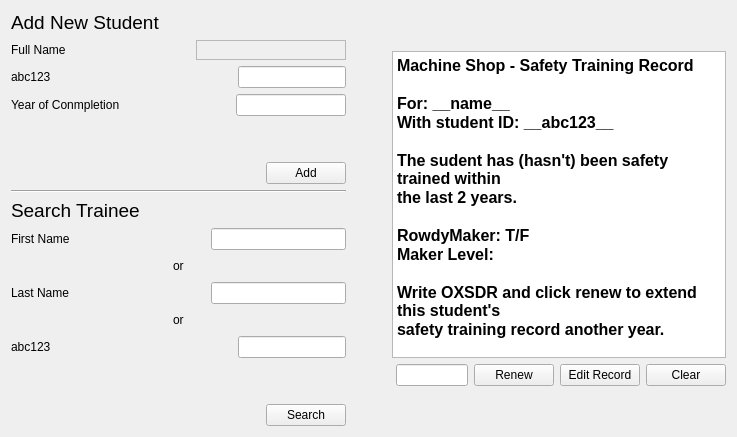
     <widget class="QWidget" name="page_3">
      <property name="styleSheet">
       <string notr="true"/>
      </property>
      <layout class="QVBoxLayout" name="verticalLayout_6">
       <item>
        <layout class="QHBoxLayout" name="horizontalLayout_62" stretch="1,0,1">
         <item>
          <layout class="QVBoxLayout" name="verticalLayout_51">
           <item>
            <layout class="QVBoxLayout" name="verticalLayout_49">
             <item>
              <layout class="QHBoxLayout" name="horizontalLayout_50">
               <item>
                <widget class="QLabel" name="MS_ST_add_student_label">
                 <property name="font">
                  <font>
                   <pointsize>14</pointsize>
                  </font>
                 </property>
                 <property name="text">
                  <string>Add New Student</string>
                 </property>
                </widget>
               </item>
               <item>
                <spacer name="horizontalSpacer_45">
                 <property name="orientation">
                  <enum>Qt::Horizontal</enum>
                 </property>
                 <property name="sizeHint" stdset="0">
                  <size>
                   <width>40</width>
                   <height>20</height>
                  </size>
                 </property>
                </spacer>
               </item>
              </layout>
             </item>
             <item>
              <layout class="QHBoxLayout" name="horizontalLayout_51" stretch="0,0,0">
               <item>
                <widget class="QLabel" name="MS_ST_add_student_full_name">
                 <property name="text">
                  <string>Full Name</string>
                 </property>
                </widget>
               </item>
               <item>
                <spacer name="horizontalSpacer_42">
                 <property name="orientation">
                  <enum>Qt::Horizontal</enum>
                 </property>
                 <property name="sizeHint" stdset="0">
                  <size>
                   <width>40</width>
                   <height>20</height>
                  </size>
                 </property>
                </spacer>
               </item>
               <item>
                <widget class="QFrame" name="frame_3">
                 <property name="minimumSize">
                  <size>
                   <width>150</width>
                   <height>0</height>
                  </size>
                 </property>
                 <property name="frameShape">
                  <enum>QFrame::StyledPanel</enum>
                 </property>
                 <property name="frameShadow">
                  <enum>QFrame::Raised</enum>
                 </property>
                 <layout class="QHBoxLayout" name="ms_st_full_name_entry_layout">
                  <property name="spacing">
                   <number>0</number>
                  </property>
                  <property name="leftMargin">
                   <number>0</number>
                  </property>
                  <property name="topMargin">
                   <number>0</number>
                  </property>
                  <property name="rightMargin">
                   <number>0</number>
                  </property>
                  <property name="bottomMargin">
                   <number>0</number>
                  </property>
                 </layout>
                </widget>
               </item>
              </layout>
             </item>
             <item>
              <layout class="QHBoxLayout" name="horizontalLayout_52" stretch="0,1,0">
               <item>
                <widget class="QLabel" name="MS_ST_add_student_abc">
                 <property name="text">
                  <string>abc123</string>
                 </property>
                </widget>
               </item>
               <item>
                <spacer name="horizontalSpacer_41">
                 <property name="orientation">
                  <enum>Qt::Horizontal</enum>
                 </property>
                 <property name="sizeHint" stdset="0">
                  <size>
                   <width>40</width>
                   <height>20</height>
                  </size>
                 </property>
                </spacer>
               </item>
               <item>
                <widget class="QLineEdit" name="MS_ST_add_student_abc_entry">
                 <property name="maxLength">
                  <number>6</number>
                 </property>
                </widget>
               </item>
              </layout>
             </item>
             <item>
              <layout class="QHBoxLayout" name="horizontalLayout_53">
               <item>
                <widget class="QLabel" name="MS_ST_add_student_yoc">
                 <property name="text">
                  <string>Year of Conmpletion</string>
                 </property>
                </widget>
               </item>
               <item>
                <spacer name="horizontalSpacer_43">
                 <property name="orientation">
                  <enum>Qt::Horizontal</enum>
                 </property>
                 <property name="sizeHint" stdset="0">
                  <size>
                   <width>40</width>
                   <height>20</height>
                  </size>
                 </property>
                </spacer>
               </item>
               <item>
                <widget class="QLineEdit" name="MS_ST_add_student_yoc_entry">
                 <property name="maxLength">
                  <number>4</number>
                 </property>
                </widget>
               </item>
              </layout>
             </item>
             <item>
              <spacer name="verticalSpacer_23">
               <property name="orientation">
                <enum>Qt::Vertical</enum>
               </property>
               <property name="sizeHint" stdset="0">
                <size>
                 <width>20</width>
                 <height>40</height>
                </size>
               </property>
              </spacer>
             </item>
             <item>
              <layout class="QHBoxLayout" name="horizontalLayout_54">
               <item>
                <spacer name="horizontalSpacer_44">
                 <property name="orientation">
                  <enum>Qt::Horizontal</enum>
                 </property>
                 <property name="sizeHint" stdset="0">
                  <size>
                   <width>40</width>
                   <height>20</height>
                  </size>
                 </property>
                </spacer>
               </item>
               <item>
                <widget class="QPushButton" name="MS_ST_add_student_button">
                 <property name="text">
                  <string>Add</string>
                 </property>
                </widget>
               </item>
              </layout>
             </item>
            </layout>
           </item>
           <item>
            <widget class="Line" name="line_3">
             <property name="orientation">
              <enum>Qt::Horizontal</enum>
             </property>
            </widget>
           </item>
           <item>
            <layout class="QVBoxLayout" name="verticalLayout_50">
             <item>
              <layout class="QHBoxLayout" name="horizontalLayout_55">
               <item>
                <widget class="QLabel" name="MS_ST_search_trainee_label">
                 <property name="font">
                  <font>
                   <pointsize>14</pointsize>
                  </font>
                 </property>
                 <property name="text">
                  <string>Search Trainee</string>
                 </property>
                </widget>
               </item>
               <item>
                <spacer name="horizontalSpacer_46">
                 <property name="orientation">
                  <enum>Qt::Horizontal</enum>
                 </property>
                 <property name="sizeHint" stdset="0">
                  <size>
                   <width>40</width>
                   <height>20</height>
                  </size>
                 </property>
                </spacer>
               </item>
              </layout>
             </item>
             <item>
              <layout class="QHBoxLayout" name="horizontalLayout_56">
               <item>
                <widget class="QLabel" name="MS_ST_search_trainee_fname">
                 <property name="text">
                  <string>First Name</string>
                 </property>
                </widget>
               </item>
               <item>
                <spacer name="horizontalSpacer_52">
                 <property name="orientation">
                  <enum>Qt::Horizontal</enum>
                 </property>
                 <property name="sizeHint" stdset="0">
                  <size>
                   <width>40</width>
                   <height>20</height>
                  </size>
                 </property>
                </spacer>
               </item>
               <item>
                <widget class="QLineEdit" name="MS_ST_search_trainee_fname_entry">
                 <property name="maxLength">
                  <number>100</number>
                 </property>
                </widget>
               </item>
              </layout>
             </item>
             <item>
              <layout class="QHBoxLayout" name="horizontalLayout_57">
               <item>
                <spacer name="horizontalSpacer_47">
                 <property name="orientation">
                  <enum>Qt::Horizontal</enum>
                 </property>
                 <property name="sizeHint" stdset="0">
                  <size>
                   <width>40</width>
                   <height>20</height>
                  </size>
                 </property>
                </spacer>
               </item>
               <item>
                <widget class="QLabel" name="MS_ST_search_trainee_or1">
                 <property name="text">
                  <string>or</string>
                 </property>
                </widget>
               </item>
               <item>
                <spacer name="horizontalSpacer_48">
                 <property name="orientation">
                  <enum>Qt::Horizontal</enum>
                 </property>
                 <property name="sizeHint" stdset="0">
                  <size>
                   <width>40</width>
                   <height>20</height>
                  </size>
                 </property>
                </spacer>
               </item>
              </layout>
             </item>
             <item>
              <layout class="QHBoxLayout" name="horizontalLayout_58">
               <item>
                <widget class="QLabel" name="MS_ST_search_trainee_lname">
                 <property name="text">
                  <string>Last Name</string>
                 </property>
                </widget>
               </item>
               <item>
                <spacer name="horizontalSpacer_53">
                 <property name="orientation">
                  <enum>Qt::Horizontal</enum>
                 </property>
                 <property name="sizeHint" stdset="0">
                  <size>
                   <width>40</width>
                   <height>20</height>
                  </size>
                 </property>
                </spacer>
               </item>
               <item>
                <widget class="QLineEdit" name="MS_ST_search_trainee_lname_entry">
                 <property name="maxLength">
                  <number>100</number>
                 </property>
                </widget>
               </item>
              </layout>
             </item>
             <item>
              <layout class="QHBoxLayout" name="horizontalLayout_59">
               <item>
                <spacer name="horizontalSpacer_49">
                 <property name="orientation">
                  <enum>Qt::Horizontal</enum>
                 </property>
                 <property name="sizeHint" stdset="0">
                  <size>
                   <width>40</width>
                   <height>20</height>
                  </size>
                 </property>
                </spacer>
               </item>
               <item>
                <widget class="QLabel" name="MS_ST_search_trainee_or2">
                 <property name="text">
                  <string>or</string>
                 </property>
                </widget>
               </item>
               <item>
                <spacer name="horizontalSpacer_50">
                 <property name="orientation">
                  <enum>Qt::Horizontal</enum>
                 </property>
                 <property name="sizeHint" stdset="0">
                  <size>
                   <width>40</width>
                   <height>20</height>
                  </size>
                 </property>
                </spacer>
               </item>
              </layout>
             </item>
             <item>
              <layout class="QHBoxLayout" name="horizontalLayout_60" stretch="0,1,0">
               <item>
                <widget class="QLabel" name="MS_ST_search_trainee_abc">
                 <property name="text">
                  <string>abc123</string>
                 </property>
                </widget>
               </item>
               <item>
                <spacer name="horizontalSpacer_54">
                 <property name="orientation">
                  <enum>Qt::Horizontal</enum>
                 </property>
                 <property name="sizeHint" stdset="0">
                  <size>
                   <width>40</width>
                   <height>20</height>
                  </size>
                 </property>
                </spacer>
               </item>
               <item>
                <widget class="QLineEdit" name="MS_ST_search_trainee_abc_entry">
                 <property name="maxLength">
                  <number>6</number>
                 </property>
                </widget>
               </item>
              </layout>
             </item>
             <item>
              <spacer name="verticalSpacer_27">
               <property name="orientation">
                <enum>Qt::Vertical</enum>
               </property>
               <property name="sizeHint" stdset="0">
                <size>
                 <width>20</width>
                 <height>40</height>
                </size>
               </property>
              </spacer>
             </item>
             <item>
              <layout class="QHBoxLayout" name="horizontalLayout_61">
               <item>
                <spacer name="horizontalSpacer_57">
                 <property name="orientation">
                  <enum>Qt::Horizontal</enum>
                 </property>
                 <property name="sizeHint" stdset="0">
                  <size>
                   <width>40</width>
                   <height>20</height>
                  </size>
                 </property>
                </spacer>
               </item>
               <item>
                <widget class="QPushButton" name="MS_ST_search_trainee_button">
                 <property name="text">
                  <string>Search</string>
                 </property>
                </widget>
               </item>
              </layout>
             </item>
            </layout>
           </item>
          </layout>
         </item>
         <item>
          <spacer name="horizontalSpacer_55">
           <property name="orientation">
            <enum>Qt::Horizontal</enum>
           </property>
           <property name="sizeHint" stdset="0">
            <size>
             <width>40</width>
             <height>20</height>
            </size>
           </property>
          </spacer>
         </item>
         <item>
          <layout class="QVBoxLayout" name="verticalLayout_48" stretch="0,2,0,0">
           <item>
            <spacer name="verticalSpacer_29">
             <property name="orientation">
              <enum>Qt::Vertical</enum>
             </property>
             <property name="sizeHint" stdset="0">
              <size>
               <width>20</width>
               <height>40</height>
              </size>
             </property>
            </spacer>
           </item>
           <item>
            <widget class="QTextBrowser" name="MS_ST_search_trainee_textbrowser">
             <property name="styleSheet">
              <string notr="true"/>
             </property>
             <property name="frameShadow">
              <enum>QFrame::Sunken</enum>
             </property>
             <property name="lineWidth">
              <number>2</number>
             </property>
             <property name="html">
              <string>&lt;!DOCTYPE HTML PUBLIC &quot;-//W3C//DTD HTML 4.0//EN&quot; &quot;http://www.w3.org/TR/REC-html40/strict.dtd&quot;&gt;
&lt;html&gt;&lt;head&gt;&lt;meta name=&quot;qrichtext&quot; content=&quot;1&quot; /&gt;&lt;style type=&quot;text/css&quot;&gt;
p, li { white-space: pre-wrap; }
&lt;/style&gt;&lt;/head&gt;&lt;body style=&quot; font-family:'MS Shell Dlg 2'; font-size:8.25pt; font-weight:400; font-style:normal;&quot;&gt;
&lt;p style=&quot; margin-top:0px; margin-bottom:0px; margin-left:0px; margin-right:0px; -qt-block-indent:0; text-indent:0px;&quot;&gt;&lt;span style=&quot; font-family:'Adobe Devanagari'; font-size:12pt; font-weight:600;&quot;&gt;Machine Shop - Safety Training Record &lt;/span&gt;&lt;/p&gt;
&lt;p style=&quot;-qt-paragraph-type:empty; margin-top:0px; margin-bottom:0px; margin-left:0px; margin-right:0px; -qt-block-indent:0; text-indent:0px; font-family:'Adobe Devanagari'; font-size:12pt; font-weight:600;&quot;&gt;&lt;br /&gt;&lt;/p&gt;
&lt;p style=&quot; margin-top:0px; margin-bottom:0px; margin-left:0px; margin-right:0px; -qt-block-indent:0; text-indent:0px;&quot;&gt;&lt;span style=&quot; font-family:'Adobe Devanagari'; font-size:12pt; font-weight:600;&quot;&gt;For: __name__&lt;/span&gt;&lt;/p&gt;
&lt;p style=&quot; margin-top:0px; margin-bottom:0px; margin-left:0px; margin-right:0px; -qt-block-indent:0; text-indent:0px;&quot;&gt;&lt;span style=&quot; font-family:'Adobe Devanagari'; font-size:12pt; font-weight:600;&quot;&gt;With student ID: __abc123__&lt;/span&gt;&lt;/p&gt;
&lt;p style=&quot;-qt-paragraph-type:empty; margin-top:0px; margin-bottom:0px; margin-left:0px; margin-right:0px; -qt-block-indent:0; text-indent:0px; font-family:'Adobe Devanagari'; font-size:12pt; font-weight:600;&quot;&gt;&lt;br /&gt;&lt;/p&gt;
&lt;p style=&quot; margin-top:0px; margin-bottom:0px; margin-left:0px; margin-right:0px; -qt-block-indent:0; text-indent:0px;&quot;&gt;&lt;span style=&quot; font-family:'Adobe Devanagari'; font-size:12pt; font-weight:600;&quot;&gt;The sudent has (hasn't) been safety trained within&lt;/span&gt;&lt;/p&gt;
&lt;p style=&quot; margin-top:0px; margin-bottom:0px; margin-left:0px; margin-right:0px; -qt-block-indent:0; text-indent:0px;&quot;&gt;&lt;span style=&quot; font-family:'Adobe Devanagari'; font-size:12pt; font-weight:600;&quot;&gt;the last 2 years.&lt;/span&gt;&lt;/p&gt;
&lt;p style=&quot;-qt-paragraph-type:empty; margin-top:0px; margin-bottom:0px; margin-left:0px; margin-right:0px; -qt-block-indent:0; text-indent:0px; font-family:'Adobe Devanagari'; font-size:12pt; font-weight:600;&quot;&gt;&lt;br /&gt;&lt;/p&gt;
&lt;p style=&quot; margin-top:0px; margin-bottom:0px; margin-left:0px; margin-right:0px; -qt-block-indent:0; text-indent:0px;&quot;&gt;&lt;span style=&quot; font-family:'Adobe Devanagari'; font-size:12pt; font-weight:600;&quot;&gt;RowdyMaker: T/F&lt;/span&gt;&lt;/p&gt;
&lt;p style=&quot; margin-top:0px; margin-bottom:0px; margin-left:0px; margin-right:0px; -qt-block-indent:0; text-indent:0px;&quot;&gt;&lt;span style=&quot; font-family:'Adobe Devanagari'; font-size:12pt; font-weight:600;&quot;&gt;Maker Level:&lt;/span&gt;&lt;/p&gt;
&lt;p style=&quot;-qt-paragraph-type:empty; margin-top:0px; margin-bottom:0px; margin-left:0px; margin-right:0px; -qt-block-indent:0; text-indent:0px; font-family:'Adobe Devanagari'; font-size:12pt; font-weight:600;&quot;&gt;&lt;br /&gt;&lt;/p&gt;
&lt;p style=&quot; margin-top:0px; margin-bottom:0px; margin-left:0px; margin-right:0px; -qt-block-indent:0; text-indent:0px;&quot;&gt;&lt;span style=&quot; font-family:'Adobe Devanagari'; font-size:12pt; font-weight:600;&quot;&gt;Write OXSDR and click renew to extend this student's&lt;/span&gt;&lt;/p&gt;
&lt;p style=&quot; margin-top:0px; margin-bottom:0px; margin-left:0px; margin-right:0px; -qt-block-indent:0; text-indent:0px;&quot;&gt;&lt;span style=&quot; font-family:'Adobe Devanagari'; font-size:12pt; font-weight:600;&quot;&gt;safety training record another year.&lt;/span&gt;&lt;/p&gt;&lt;/body&gt;&lt;/html&gt;</string>
             </property>
            </widget>
           </item>
           <item>
            <layout class="QHBoxLayout" name="horizontalLayout_49">
             <item>
              <spacer name="horizontalSpacer_56">
               <property name="orientation">
                <enum>Qt::Horizontal</enum>
               </property>
               <property name="sizeHint" stdset="0">
                <size>
                 <width>40</width>
                 <height>20</height>
                </size>
               </property>
              </spacer>
             </item>
             <item>
              <widget class="QLineEdit" name="MS_ST_search_trainee_override_entry"/>
             </item>
             <item>
              <widget class="QPushButton" name="MS_ST_search_trainee_renew">
               <property name="text">
                <string>Renew</string>
               </property>
              </widget>
             </item>
             <item>
              <widget class="QPushButton" name="pushButton_12">
               <property name="text">
                <string>Edit Record</string>
               </property>
              </widget>
             </item>
             <item>
              <widget class="QPushButton" name="MS_ST_search_trainee_clear">
               <property name="text">
                <string>Clear</string>
               </property>
              </widget>
             </item>
            </layout>
           </item>
           <item>
            <spacer name="verticalSpacer_28">
             <property name="orientation">
              <enum>Qt::Vertical</enum>
             </property>
             <property name="sizeHint" stdset="0">
              <size>
               <width>20</width>
               <height>40</height>
              </size>
             </property>
            </spacer>
           </item>
          </layout>
         </item>
        </layout>
       </item>
      </layout>
     </widget>
